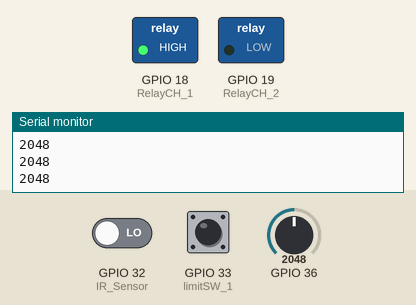
A sketch run on a simulated ESP32. On the bench: switched loads named in the sketch (green lamp = pin HIGH), the last lines printed to the serial monitor. The test bench sets the inputs (shaded band); at power-on: GPIO 36 = 2048, GPIO 32 (IR_Sensor) LOW, GPIO 33 (limitSW_1) HIGH.

Above: at 1.2 s.
1.3 s: GPIO 36 set to 550
2.8 s: GPIO 36 set to 447
At 3.2 s:
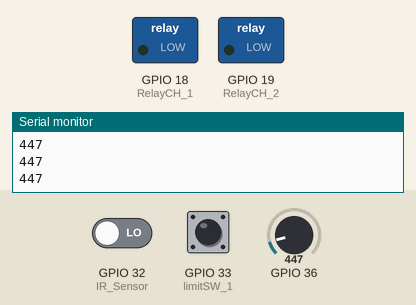
4.3 s: GPIO 36 set to 540
At 5.5 s:
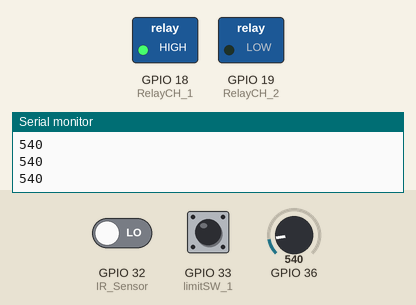
5.8 s: GPIO 36 set to 491
At 6.8 s:
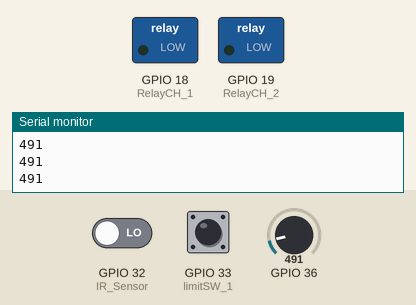
Timing chart, 0 to 8.3 s (numbered marks = the images above; inputs shaded):
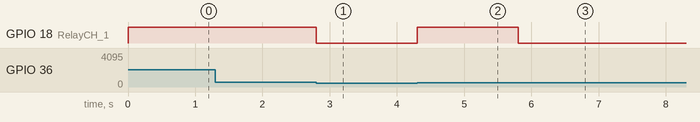

Measured:
- the behaviour switches between 501 and 500 on GPIO 36 (found by bisection; images 0 and 1)
- after the input at 2.8 s, GPIO 18 (RelayCH_1): HIGH → LOW at once
- after the input at 4.3 s, GPIO 18 (RelayCH_1): LOW → HIGH at once
- after the input at 5.8 s, GPIO 18 (RelayCH_1): HIGH → LOW at once

The sketch:

Turn-on-off-The-Curtain-Automatic-by-Light.ino
```cpp
const int IR_Sensor = 32;
const int limitSW_1 = 33;
const int RelayCH_1 = 18; //ดึงขึ้น
const int RelayCH_2 = 19; //ดึงลง
const int Led_BT = 17;
void setup() {
  Serial.begin(9600);
 pinMode(18,OUTPUT);
 pinMode(19,OUTPUT);
 pinMode(32,INPUT);
 pinMode(33,INPUT_PULLUP);
 //pinMode(17,OUTPUT);
}

void loop() {
 // Serial.println(digitalRead(limitSW_1));
  int sensorValue = analogRead(36);
  if(sensorValue>500&&digitalRead(limitSW_1)==1){
    digitalWrite(RelayCH_1, 1);
    digitalWrite(RelayCH_2, 0);
  }else if(sensorValue<450&&digitalRead(IR_Sensor)==1){
    digitalWrite(RelayCH_1, 0);
    digitalWrite(RelayCH_2, 1);
  }else{
    digitalWrite(RelayCH_1, 0);
    digitalWrite(RelayCH_2, 0);
  }
 Serial.println(sensorValue);
 // delay(100);
  // check if the pushbutton is pressed. If it is, the buttonState is HIGH:
//  if (digitalRead(limitSW_1) == LOW) {
//    // turn LED on:
//    digitalWrite(Led_BT, LOW);
//  } else {
//    // turn LED off:
//    digitalWrite(Led_BT, HIGH);
//  }

}
```
